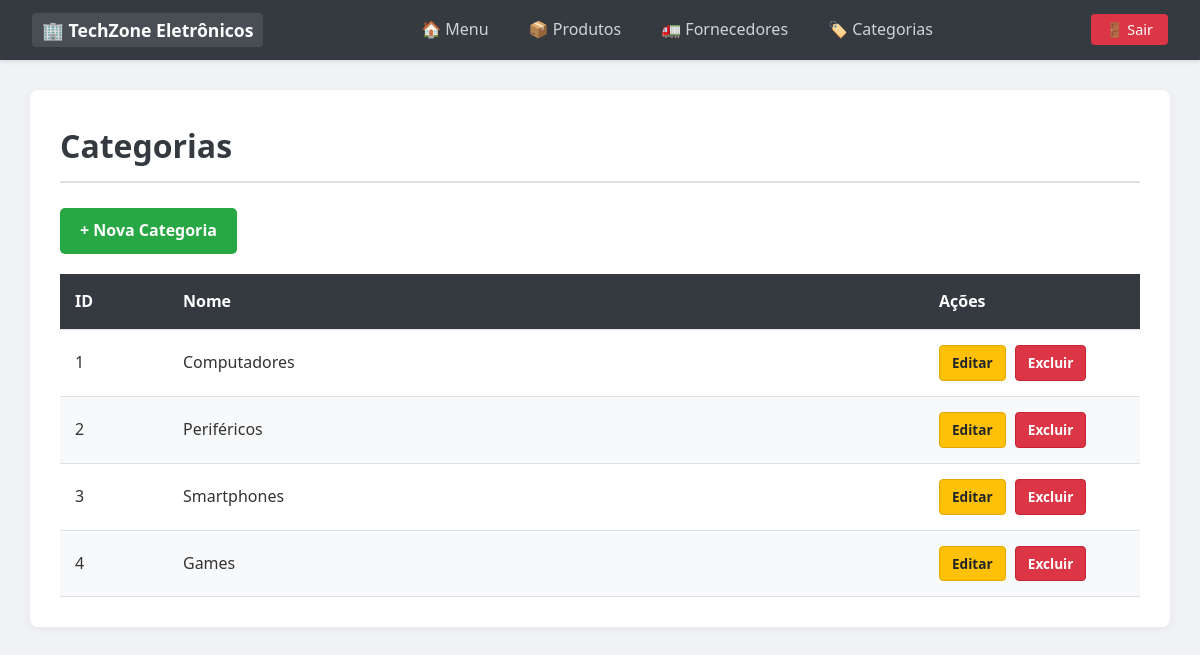
The page /Controller/CategoriaController.php?acao=listarCategorias (signed in) on the database its author committed.
### tables this page shows
CREATE TABLE categorias (
    id INT AUTO_INCREMENT PRIMARY KEY,
    nome VARCHAR(50) NOT NULL,
    id_usuario INT NOT NULL,
    FOREIGN KEY (id_usuario) REFERENCES usuarios(id) ON DELETE CASCADE
);

### Model/Categoria.php (called while the page is built, shortened)
<?php
    class Categoria {
        public function listarCategorias($id_usuario){
            $conexao = Conexao::Conectar();
            $consultaSql = "SELECT * FROM categorias WHERE id_usuario = :id_usuario";
            $declaracao = $conexao->prepare($consultaSql);
            $declaracao->bindValue(':id_usuario', $id_usuario);
            $declaracao->execute();
            return $declaracao->fetchAll(PDO::FETCH_ASSOC);
        }
    }
?>

### View/Categoria/ListarCategoria.php (the view, shortened to what this page needs)
<!DOCTYPE html>
<html lang="pt-br">
<head>
    <link rel="stylesheet" href="../View/Assets/style.css">
</head>
<body>
    <nav>
        <div class="nav-brand">
            <span class="company-name">🏢 <?php echo $_SESSION['nome']; ?></span>
        </div>
        <div class="nav-links">
            <a href="ClienteController.php?acao=dashboard">🏠 Menu</a>
            <a href="ProdutoController.php?acao=listarProdutos">📦 Produtos</a>
            <a href="FornecedorController.php?acao=listarFornecedores">🚛 Fornecedores</a>
            <a href="CategoriaController.php?acao=listarCategorias">🏷️ Categorias</a>
        </div>
        <div class="nav-logout">
            <a href="AutenticaController.php?acao=logout" class="btn-logout">🚪 Sair</a>
        </div>
    </nav>
    <div class="container">
        <h1>Categorias</h1>
        <div style="margin-bottom: 20px;">
            <a href="CategoriaController.php?acao=prepararCadastroCategoria" class="btn">
                + Nova Categoria
            </a>
        </div>
        <table>
            <thead>
                <tr>
                    <th>ID</th>
                    <th>Nome</th>
                    <th>Ações</th>
                </tr>
            </thead>
            <tbody>
                <?php if(isset($listaCategorias) && count($listaCategorias) > 0): ?>
                    <?php foreach($listaCategorias as $cat): ?>
                        <tr>
                            <td style="width: 10%;"><?php echo $cat['id']; ?></td>
                            <td><?php echo $cat['nome']; ?></td>
                            <td style="width: 20%;">
                                <a href="CategoriaController.php?acao=prepararEdicaoCategoria&id_categoria=<?php echo $cat['id']; ?>"
                                   class="btn-acao btn-editar">Editar</a>
                                <a href="CategoriaController.php?acao=excluirCategoria&id_categoria=<?php echo $cat['id']; ?>"
                                   onclick="return confirm('Tem certeza?')"
                                   class="btn-acao btn-excluir">Excluir</a>
                            </td>
                        </tr>
                    <?php endforeach; ?>
                <?php else: ?>
                    <tr><td colspan="3" style="text-align: center;">Nenhuma categoria.</td></tr>
                <?php endif; ?>
            </tbody>
        </table>
    </div>
</body>
</html>

### View/Assets/style.css (style rules this page uses)
* { margin: 0; padding: 0; box-sizing: border-box; font-family: 'Segoe UI', Tahoma, Geneva, Verdana, sans-serif; }
body { background-color: #f0f2f5; color: #333; line-height: 1.6; min-height: 100vh; }
a { text-decoration: none; }
nav { background-color: #343a40; color: white; padding: 0 2rem; height: 60px; display: flex; justify-content: space-between; align-items: center; box-shadow: 0 2px 4px rgba(0,0,0,0.1); }
.nav-brand .company-name { font-size: 1.1rem; font-weight: bold; background-color: rgba(255, 255, 255, 0.1); padding: 5px 10px; border-radius: 4px; }
.nav-links { display: flex; gap: 20px; }
.nav-links a { color: #ced4da; font-weight: 500; padding: 5px 10px; border-radius: 4px; transition: all 0.3s; }
.btn-logout { background-color: #dc3545; color: white !important; padding: 6px 15px; border-radius: 4px; font-size: 0.9rem; transition: background 0.3s; }
.container { width: 95%; max-width: 100%; margin: 30px auto; background: white; padding: 30px; border-radius: 8px; box-shadow: 0 2px 10px rgba(0,0,0,0.05); }
h1 { margin-bottom: 25px; color: #343a40; border-bottom: 2px solid #dee2e6; padding-bottom: 10px; }
table { width: 100%; border-collapse: collapse; margin-top: 15px; background-color: white; }
thead { background-color: #343a40; color: white; }
th, td { padding: 15px; text-align: left; border-bottom: 1px solid #dee2e6; }
tbody tr:nth-child(even) { background-color: #f8f9fa; }
td:last-child { white-space: nowrap; }
.btn { display: inline-block; background-color: #28a745; color: white !important; padding: 10px 20px; border-radius: 5px; border: none; cursor: pointer; font-weight: 600; transition: opacity 0.2s; }
.btn-acao { padding: 6px 12px; border-radius: 4px; font-size: 0.85rem; font-weight: bold; margin-right: 5px; display: inline-block; text-decoration: none; }
.btn-editar { background-color: #ffc107; color: #212529 !important; border: 1px solid #e0a800; }
.btn-excluir { background-color: #dc3545; color: white !important; border: 1px solid #c82333; }

### rows shown on the page
categorias: id "1", nome "Computadores"
categorias: id "2", nome "Periféricos"
categorias: id "3", nome "Smartphones"
categorias: id "4", nome "Games"

### other values the page prints
$_SESSION['nome'] "TechZone Eletrônicos"
